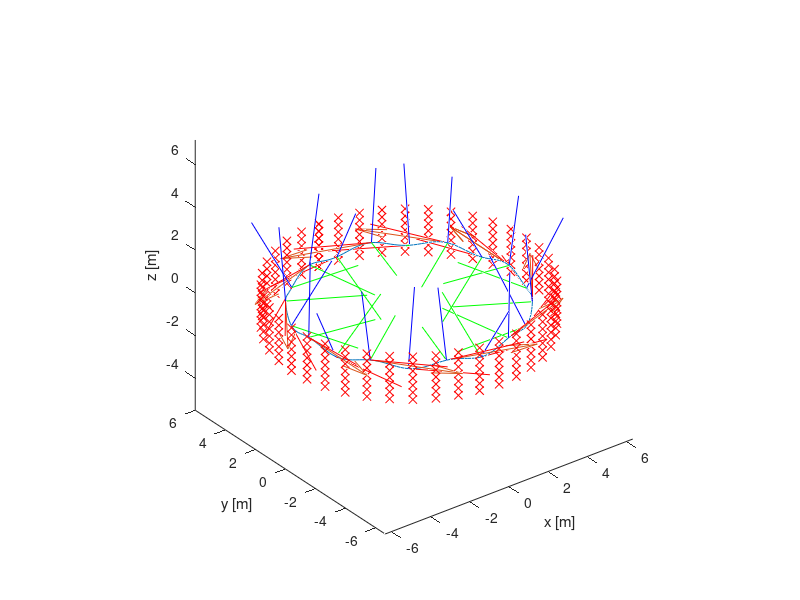

Source code (MATLAB):
function circular_curve_and_features()
% simulate a circular sinusoidal trajectory and points on a wall.
% refer to Camera-IMU-based localization: Observability
% analysis and consistency improvement.

% motion
% translation part
step = 2*pi/200;
t = 0:step:2*pi;
[x, y, z, ~, ~, ~] = trajectory_positions(t);
plot3(x, y, z); hold on;

% draw the directions
step = 2*pi/10;
t_sparse = 0:step:2*pi;
[x_sparse, y_sparse, z_sparse, u, v, w] = trajectory_positions(t_sparse);
quiver3(x_sparse, y_sparse, z_sparse, u, v, w);
axis equal;
xlabel('x [m]');
ylabel('y [m]');
zlabel('z [m]');

% rotation part
rotations = trajectory_orientations(t);

for i = 1:size(rotations, 2)
    % draw local frame
    if mod(i, 10) == 0
        origin = [x(i); y(i); z(i)];
        axis_tips = repmat(origin, 1, 3) + rotations{i} * nearest_depth();
        colors = {'r', 'g', 'b'};
        for j = 1:3
            axis_segment = [origin, axis_tips(:, j)];
            plot3(axis_segment(1, :), axis_segment(2, :), axis_segment(3, :), colors{j});
        end
    end
end

% structure
step = 2*pi/40;
theta = 0:step:2*pi;
fx = get_wall_radius() * sin(theta);
fy = get_wall_radius() * cos(theta);

for i = 1:7
    fz = ones(1, size(theta, 2)) * (i - 4) * get_wall_height() * 0.5 / 3.0;
    noise = (rand(size(theta)) - 0.5) * 0.1;
    % add noise to fz if you will. But it seems not necessary.
    plot3(fx, fy, fz, 'rx')
end
end

function [x, y, z, u, v, w] = trajectory_positions(t)
% speed about 1.2 m/s
trajectory_radius = 5;
angular_rate = 1.2 / trajectory_radius;
epochs = t/angular_rate;
disp(['One round takes time ', num2str(epochs(end)), ' secs.']);
wall_radius = get_wall_radius();
halfz = get_wall_height() * 0.5;
nearest_depth = sqrt(wall_radius * wall_radius - trajectory_radius * trajectory_radius);
tan_vertical_half_Fov = halfz / nearest_depth;

frequency_num = 10;
% decrease the coefficient to make more point visible.
coeff = 0.9;
wave_height = coeff * (tan_vertical_half_Fov * trajectory_radius / frequency_num);
x = trajectory_radius*cos(t);
y = trajectory_radius*sin(t);
z = wave_height * cos(frequency_num*t);
% gradient
u = - sin(t);
v = cos(t);
w = -wave_height * frequency_num * sin(frequency_num*t) / trajectory_radius;
end

function d = nearest_depth()
trajectory_radius = 5;
wall_radius = get_wall_radius();
d = sqrt(wall_radius * wall_radius - trajectory_radius * trajectory_radius);
end

function wr = get_wall_radius()
wr = 6;
end

function z = get_wall_height()
z=2;
end

function rotations = trajectory_orientations(t)
trajectory_radius = 5;
wall_radius = get_wall_radius();
halfz = 1;
nearest_depth = sqrt(wall_radius * wall_radius - trajectory_radius * trajectory_radius);
tan_vertical_half_Fov = halfz / nearest_depth;

frequency_num = 10;
% decrease the coefficient to make more point visible.
coeff = 0.9;
wave_height = coeff * (tan_vertical_half_Fov * trajectory_radius / frequency_num);

rotations = cell(size(t));

for i = 1:size(t, 2)
    F = [- trajectory_radius*sin(t(i));
        trajectory_radius*cos(t(i));
        -wave_height * frequency_num * sin(frequency_num*t(i));];
    F = normalize(F, 'norm');
    L = [-trajectory_radius*cos(t(i));
        -trajectory_radius*sin(t(i));
        0];
    L = normalize(L, 'norm');
    
    assert(dot(F, L) < 1e-7);
    U = cross(F, L);
    U = normalize(U, 'norm');
    R_WB = [F, L, U];
    Rx = rotx(30 * pi/180 * sin(5 * t(i))); % add rotation about another axis.
    rotations{i} = R_WB * Rx;
end
end

function Rx = rotx(theta)
ct = cos(theta);
st = sin(theta);
Rx = [1, 0, 0; 0, ct, st; 0, -st, ct];
end

